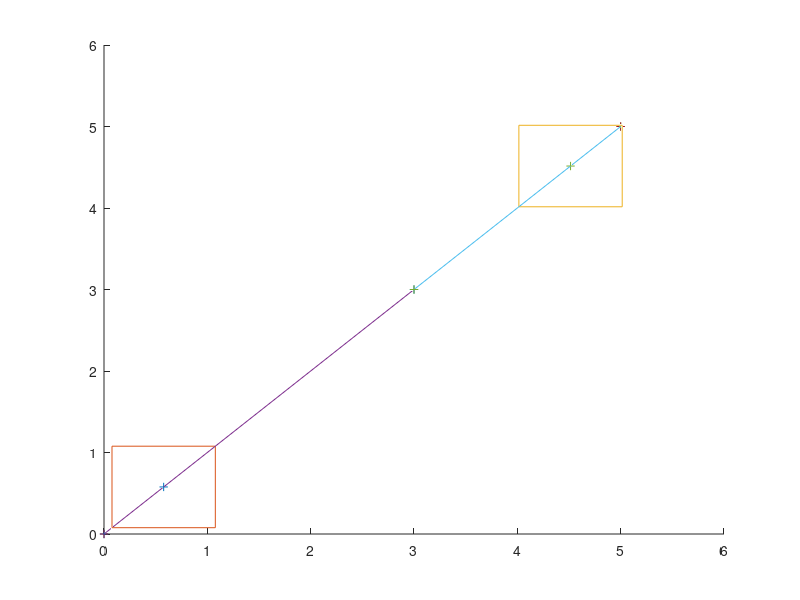

The MATLAB script that drew this image:
clear;
close all;

%parameters
f1 =1;
f2 = 1;
heigth = 1;
width = 1;
Rot = [ 0 0 1;cos(pi/3) -sin(pi/3) 0; sin(pi/3) cos(pi/3) 0];
xrot = Rot*[1;0;0];
yrot = Rot*[0;1;0];
zrot = Rot*[0;0;1];
M = [3; 3; 3]
c1 = [0;0;0];
c2= [5;5;0];
Tra = c2-c1;
m1 = f1*(M-c1)/norm(M-c1);
m2 = c2+f2*(M-c2)/norm(M-c2);

%Planes
p1 = [m1(1)-width/2;m1(2)-heigth/2;m1(3)];
p2 = [m1(1)+width/2;m1(2)-heigth/2;m1(3)];
p3 = [m1(1)+width/2;m1(2)+heigth/2;m1(3)];
p4 = [m1(1)-width/2;m1(2)+heigth/2;m1(3)];

p12 = [(m2(1)-width/2);m2(2)-heigth/2;m2(3)];
p22 = [m2(1)+width/2;m2(2)-heigth/2;m2(3)];
p32 = [m2(1)+width/2;m2(2)+heigth/2;m2(3)];
p42 = [m2(1)-width/2;m2(2)+heigth/2;m2(3)];

%plot
figure(1)
 hold on

plot3([c1(1), m1(1), M(1)], [c1(2) m1(2), M(2)],[c1(3) m1(3), M(3)],'+');
plot3([p4(1) p1(1), p2(1), p3(1), p4(1)], [p4(2) p1(2) p2(2), p3(2), p4(2)],[p4(3) p1(3) p2(3), p3(3), p4(3)],'-');
plot3([p42(1) p12(1), p22(1), p32(1), p42(1)], [p42(2) p12(2) p22(2), p32(2), p42(2)],[p42(3) p12(3) p22(3), p32(3), p42(3)],'-');
plot3([c1(1) m1(1), M(1)], [c1(2) m1(2), M(2)],[c1(3) m1(3), M(3)],'-');
plot3([c2(1) m2(1), M(1)], [c2(2) m2(2), M(2)],[c2(3) m2(3), M(3)],'+');
plot3([c2(1) m2(1), M(1)], [c2(2) m2(2), M(2)],[c2(3) m2(3), M(3)],'-');
plot3([c1(1) c2(1)], [c1(2) c2(2)], [c1(3) c2(3)],'+');
plot3([c1(1) c2(1)], [c1(2) c2(2)], [c1(3) c2(3)],'-');